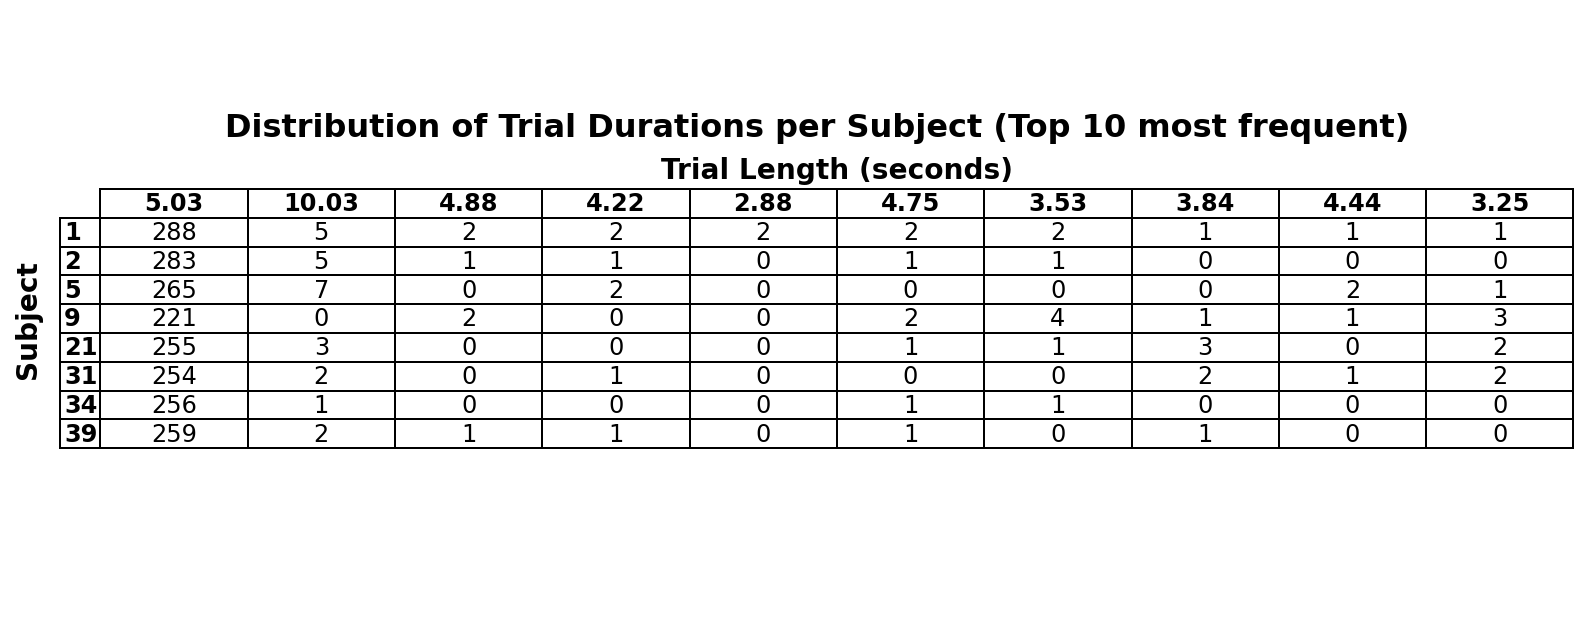

Write the Python code that produced this figure.
#!/usr/bin/env python3
# -*- coding: utf-8 -*-
"""
Created on Sat Aug 16 13:09:46 2025

@author: taomingzhe
"""

import scipy.io as sio
import pandas as pd
import matplotlib.pyplot as plt

subject_numbers = [1, 2, 5, 9, 21, 31, 34, 39]
data_dir = './'
fs = 256                        # sampling rate

rows = []

for subj in subject_numbers:
    mat = sio.loadmat(f'{data_dir}/S{subj}.mat')
    subj_data = mat[f'Subject{subj}'][:, :]

    for label in ['L','R']:
        trials = subj_data[label][0]
        for tri in trials:
            length_samples = tri.shape[0]
            length_sec = round(length_samples / fs, 2)  # 两位小数
            rows.append({'Subject':subj, 'Seconds':length_sec})

df = pd.DataFrame(rows)

# pivot summary table：
summary = df.pivot_table(index='Subject',
                         columns='Seconds',
                         aggfunc='size', fill_value=0)

rows = []
for subj in summary.index:
    row_sorted = summary.loc[subj].sort_values(ascending=False)
    rows.append(row_sorted)

final = pd.DataFrame(rows)
final.index = summary.index
print(final)

final = final.iloc[:, :10]  # keep only first 10 columns

n_rows = len(final)
n_cols = len(final.columns)

fig, ax = plt.subplots(figsize=(1.1*n_cols, 0.5*n_rows + 1.5))
ax.axis('off')

tbl = ax.table(cellText=final.values,
               colLabels=final.columns,
               rowLabels=final.index,
               cellLoc='center',
               loc='center')

tbl.auto_set_font_size(False)
tbl.set_fontsize(12)
tbl.scale(1.2, 1.2)

# Bold the header row and left index
for (r, c), cell in tbl.get_celld().items():
    if r == 0 or c == -1:
        cell.get_text().set_fontweight('bold')

plt.text(-0.17, 0.5, 'Subject', transform=ax.transAxes,
         fontsize=14, fontweight='bold', rotation=90, va='center')

plt.text(0.5, 0.73, 'Trial Length (seconds)', transform=ax.transAxes,
         fontsize=14, fontweight='bold', ha='center')

fig.suptitle('Distribution of Trial Durations per Subject (Top 10 most frequent)', fontsize=16, fontweight='bold', y=0.755)

#fig.savefig('Trial_size_summary.svg', format='svg')
fig.savefig('Trial_size_summary.pdf', format='pdf', bbox_inches='tight')
fig.savefig('Trial_size_summary.png', format='png', bbox_inches='tight')
plt.show()
